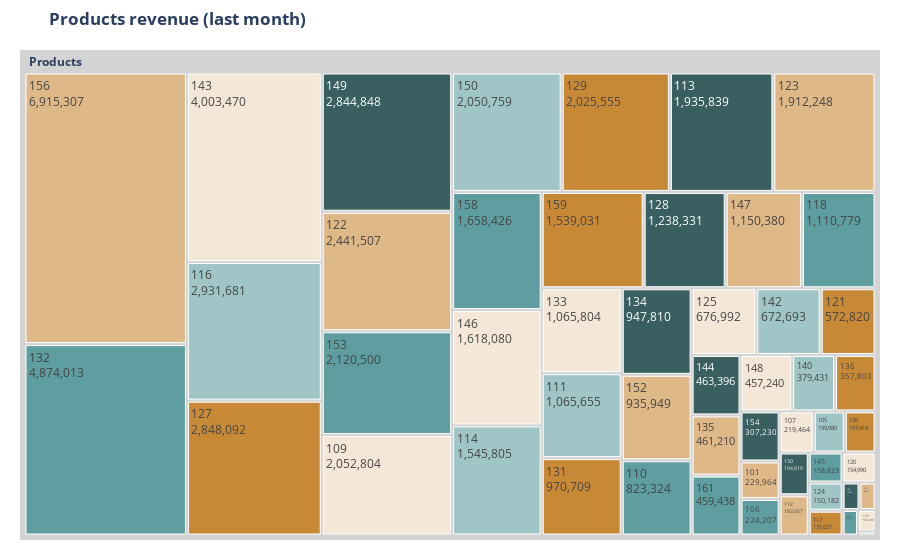

The code cell stored with this chart in its notebook:
### Markdown cell above
### View of revenue by products of last month

### Code cell
fig = px.treemap(data_frame=df_last_month,
                path=[px.Constant('<b> Products'), 
                      'Productid'], 
                title = '<b> Products revenue (last month)',
                values= 'TotalSales',
                hover_data=product_data)

fig.data[0].textinfo = 'label+text+value'

fig.update_traces(root_color='lightgrey')
 
fig.update_layout(treemapcolorway = ['burlywood', 'cadetblue'], 
                  margin = dict(t=50, l=20, r=20, b=20))

fig.layout.hovermode = 'closest'
fig.show()

### Figure 1 — Plotly figure (JSON) as saved in the notebook; plotly's stock layout.template omitted (floating-point values rounded to 4 significant figures; data arrays with more than 128 entries replaced by an {"elided": "..."} marker saying what was removed)
{"data": [{"branchvalues": "total", "customdata": {"elided": "53x7 mixed values"}, "domain": {"x": [0, 1], "y": [0, 1]}, "hovertemplate": "labels=%{label}<br>TotalSales=%{value}<br>parent=%{parent}<br>id=%{id}<br>TotalUnitsSold=%{customdata[0]}<br>Productid=%{customdata[1]}<br>ProductCategory=%{customdata[3]}<br>Occasion=%{customdata[4]}<br>Material=%{customdata[5]}<br>Karigari=%{customdata[6]}<extra></extra>", "ids": ["<b> Products/100", "<b> Products/101", "<b> Products/103", "<b> Products/105", "<b> Products/106", "<b> Products/107", "<b> Products/109", "<b> Products/110", "<b> Products/111", "<b> Products/112", "<b> Products/113", "<b> Products/114", "<b> Products/116", "<b> Products/117", "<b> Products/118", "<b> Products/120", "<b> Products/121", "<b> Products/122", "<b> Products/123", "<b> Products/124", "<b> Products/125", "<b> Products/126", "<b> Products/127", "<b> Products/128", "<b> Products/129", "<b> Products/130", "<b> Products/131", "<b> Products/132", "<b> Products/133", "<b> Products/134", "<b> Products/135", "<b> Products/136", "<b> Products/137", "<b> Products/140", "<b> Products/142", "<b> Products/143", "<b> Products/144", "<b> Products/145", "<b> Products/146", "<b> Products/147", "<b> Products/148", "<b> Products/149", "<b> Products/150", "<b> Products/152", "<b> Products/153", "<b> Products/154", "<b> Products/155", "<b> Products/156", "<b> Products/158", "<b> Products/159", "<b> Products/161", "<b> Products/162", "<b> Products"], "labels": ["100", "101", "103", "105", "106", "107", "109", "110", "111", "112", "113", "114", "116", "117", "118", "120", "121", "122", "123", "124", "125", "126", "127", "128", "129", "130", "131", "132", "133", "134", "135", "136", "137", "140", "142", "143", "144", "145", "146", "147", "148", "149", "150", "152", "153", "154", "155", "156", "158", "159", "161", "162", "<b> Products"], "name": "", "parents": ["<b> Products", "<b> Products", "<b> Products", "<b> Products", "<b> Products", "<b> Products", "<b> Products", "<b> Products", "<b> Products", "<b> Products", "<b> Products", "<b> Products", "<b> Products", "<b> Products", "<b> Products", "<b> Products", "<b> Products", "<b> Products", "<b> Products", "<b> Products", "<b> Products", "<b> Products", "<b> Products", "<b> Products", "<b> Products", "<b> Products", "<b> Products", "<b> Products", "<b> Products", "<b> Products", "<b> Products", "<b> Products", "<b> Products", "<b> Products", "<b> Products", "<b> Products", "<b> Products", "<b> Products", "<b> Products", "<b> Products", "<b> Products", "<b> Products", "<b> Products", "<b> Products", "<b> Products", "<b> Products", "<b> Products", "<b> Products", "<b> Products", "<b> Products", "<b> Products", "<b> Products", ""], "root": {"color": "lightgrey"}, "textinfo": "label+text+value", "type": "treemap", "values": [72774, 229964, 69075, 199980, 224207, 219464, 2052804, 823324, 1065655, 183057, 1935839, 1545805, 2931681, 131621, 1110779, 154990, 572820, 2441507, 1912248, 150182, 676992, 197414, 2848092, 1238331, 2025555, 194919, 970709, 4874013, 1065804, 947810, 461210, 357803, 61708, 379431, 672693, 4003470, 463396, 158823, 1618080, 1150380, 457240, 2844848, 2050759, 935949, 2120500, 307230, 58196, 6915307, 1658426, 1539031, 459438, 11447, 61752780]}], "layout": {"hovermode": "closest", "legend": {"tracegroupgap": 0}, "margin": {"b": 20, "l": 20, "r": 20, "t": 50}, "title": {"text": "<b> Products revenue (last month)"}, "treemapcolorway": ["burlywood", "cadetblue"]}}
